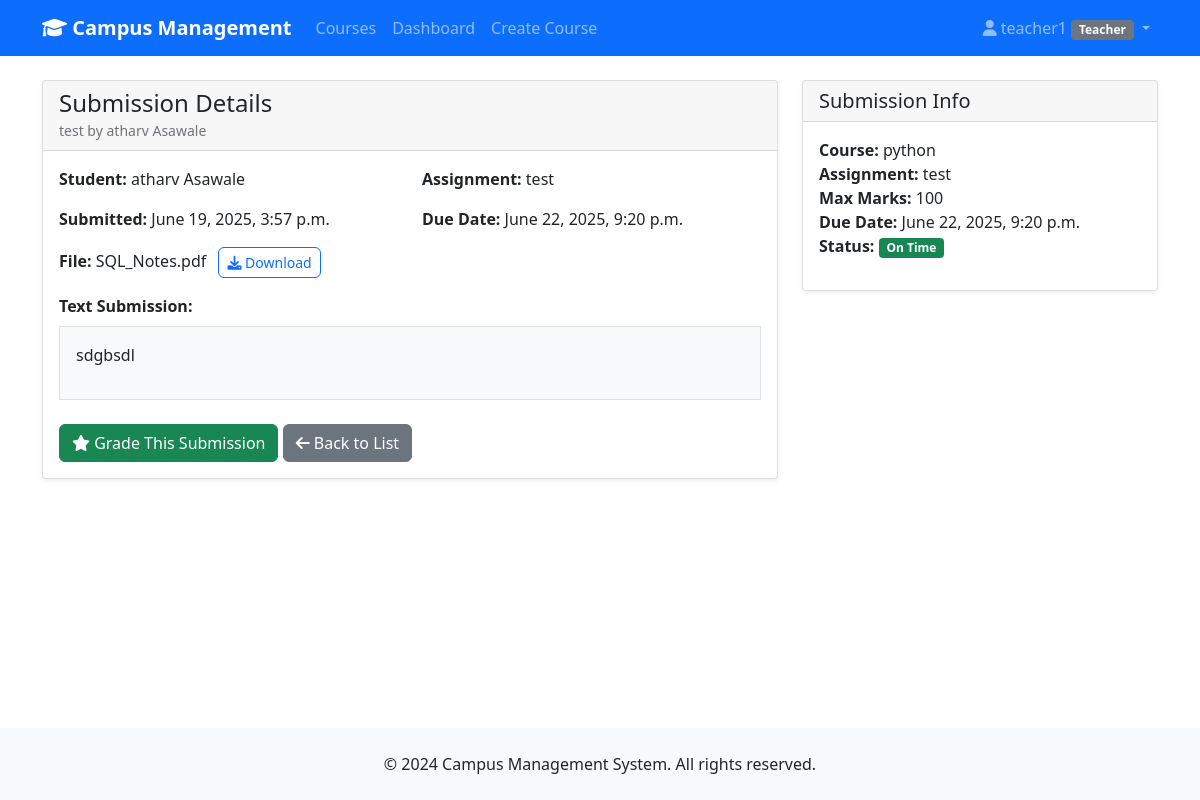
The app's page /submissions/assignment/1/submissions/1/ (signed in) with its own data.
### accounts/models.py (models this page shows, shortened)
class User(AbstractUser):
    ROLE_CHOICES = [
        ('student', 'Student'),
        ('teacher', 'Teacher'),
        ('admin', 'Admin'),
    ]
    role = models.CharField(max_length=10, choices=ROLE_CHOICES, default='student')
    phone = models.CharField(max_length=15, blank=True)
    address = models.TextField(blank=True)
    date_of_birth = models.DateField(null=True, blank=True)
    def is_student(self):
        return self.role == 'student' and not self.is_superuser
    def is_teacher(self):
        return self.role == 'teacher'and not self.is_superuser

### submissions/models.py (models this page shows, shortened)
class Submission(models.Model):
    student = models.ForeignKey(
        settings.AUTH_USER_MODEL,
        on_delete=models.CASCADE,
        related_name='submissions'
    )
    assignment = models.ForeignKey(
        Assignment,
        on_delete=models.CASCADE,
        related_name='submissions'
    )
    file = models.FileField(upload_to=submission_file_path)
    content = models.TextField(blank=True, help_text="Optional text submission")
    submitted_at = models.DateTimeField(auto_now_add=True)
    updated_at = models.DateTimeField(auto_now=True)
    class Meta:
        unique_together = ('student', 'assignment')
        ordering = ['-submitted_at']
    def filename(self):
        return os.path.basename(self.file.name) if self.file else None

### courses/models.py (models this page shows, shortened)
class Assignment(models.Model):
    course = models.ForeignKey(Course, on_delete=models.CASCADE, related_name='assignments')
    title = models.CharField(max_length=200)
    description = models.TextField()
    due_date = models.DateTimeField()
    max_marks = models.PositiveIntegerField(default=100)
    created_at = models.DateTimeField(auto_now_add=True)
    class Meta:
        ordering = ['due_date']

class Course(models.Model):
    title = models.CharField(max_length=200)
    description = models.TextField()
    teacher = models.ForeignKey(
        settings.AUTH_USER_MODEL,
        on_delete=models.CASCADE,
        related_name='taught_courses'
    )
    credits = models.PositiveIntegerField(validators=[MinValueValidator(1), MaxValueValidator(6)])
    start_date = models.DateField()
    end_date = models.DateField()
    max_students = models.PositiveIntegerField(default=30)
    created_at = models.DateTimeField(auto_now_add=True)
    class Meta:
        ordering = ['-created_at']

### submissions/views.py (the view)
class SubmissionDetailView(LoginRequiredMixin, DetailView):
    model = Submission
    template_name = 'submissions/submission_detail.html'
    context_object_name = 'submission'
    def get_object(self):
        return get_object_or_404(
            Submission,
            pk=self.kwargs['pk'],
            assignment__pk=self.kwargs['assignment_pk']
        )

### templates/submissions/submission_detail.html (shortened to what this page needs)
{% extends 'base.html' %}
{% block content %}
<div class="row">
    <div class="col-md-8">
        <div class="card">
            <div class="card-header">
                <h4 class="mb-0">Submission Details</h4>
                <small class="text-muted">{{ submission.assignment.title }} by {{ submission.student.get_full_name|default:submission.student.username }}</small>
            </div>
            <div class="card-body">
                <div class="row mb-3">
                    <div class="col-sm-6">
                        <strong>Student:</strong> {{ submission.student.get_full_name|default:submission.student.username }}
                    </div>
                    <div class="col-sm-6">
                        <strong>Assignment:</strong> {{ submission.assignment.title }}
                    </div>
                </div>
                <div class="row mb-3">
                    <div class="col-sm-6">
                        <strong>Submitted:</strong> {{ submission.submitted_at }}
                    </div>
                    <div class="col-sm-6">
                        <strong>Due Date:</strong> {{ submission.assignment.due_date }}
                    </div>
                </div>
                {% if submission.file %}
                    <div class="mb-3">
                        <strong>File:</strong> {{ submission.filename }}
                        <a href="{{ submission.file.url }}" class="btn btn-outline-primary btn-sm ms-2" target="_blank">
                            <i class="fas fa-download"></i> Download
                        </a>
                    </div>
                {% endif %}
                {% if submission.content %}
                    <div class="mb-3">
                        <strong>Text Submission:</strong>
                        <div class="border p-3 mt-2 bg-light">
                            {{ submission.content|linebreaks }}
                        </div>
                    </div>
                {% endif %}
                <div class="mt-4">
                    <a href="{% url 'courses:grade_assignment' submission.assignment.pk submission.student.pk %}" class="btn btn-success">
                        <i class="fas fa-star"></i> Grade This Submission
                    </a>
                    <a href="{% url 'submissions:submission_list' submission.assignment.pk %}" class="btn btn-secondary">
                        <i class="fas fa-arrow-left"></i> Back to List
                    </a>
                </div>
            </div>
        </div>
    </div>
    <div class="col-md-4">
        <div class="card">
            <div class="card-header">
                <h5 class="mb-0">Submission Info</h5>
            </div>
            <div class="card-body">
                <ul class="list-unstyled">
                    <li><strong>Course:</strong> {{ submission.assignment.course.title }}</li>
                    <li><strong>Assignment:</strong> {{ submission.assignment.title }}</li>
                    <li><strong>Max Marks:</strong> {{ submission.assignment.max_marks }}</li>
                    <li><strong>Due Date:</strong> {{ submission.assignment.due_date }}</li>
                    <li><strong>Status:</strong>
                        {% if submission.submitted_at > submission.assignment.due_date %}
                            <span class="badge bg-warning">Late Submission</span>
                        {% else %}
                            <span class="badge bg-success">On Time</span>
                        {% endif %}
                    </li>
                </ul>
            </div>
        </div>
    </div>
</div>
{% endblock %}

### templates/base.html (shortened to what this page needs)
<!DOCTYPE html>
<html lang="en">
<head>
    <link href="https://cdn.jsdelivr.net/npm/bootstrap@5.1.3/dist/css/bootstrap.min.css" rel="stylesheet">
    <link href="https://cdnjs.cloudflare.com/ajax/libs/font-awesome/6.0.0/css/all.min.css" rel="stylesheet">
</head>
<body>
    <nav class="navbar navbar-expand-lg navbar-dark bg-primary">
        <div class="container">
            <a class="navbar-brand" href="{% url 'home' %}">
                <i class="fas fa-graduation-cap"></i> Campus Management
            </a>
            <div class="collapse navbar-collapse" id="navbarNav">
                <ul class="navbar-nav me-auto">
                    <li class="nav-item">
                        <a class="nav-link" href="{% url 'courses:course_list' %}">Courses</a>
                    </li>
                    {% if user.is_authenticated %}
                        <li class="nav-item">
                            <a class="nav-link" href="{% url 'accounts:dashboard' %}">Dashboard</a>
                        </li>
                        {% if user.is_teacher or user.is_admin_user %}
                            <li class="nav-item">
                                <a class="nav-link" href="{% url 'courses:course_create' %}">Create Course</a>
                            </li>
                        {% endif %}
                    {% endif %}
                </ul>
                <ul class="navbar-nav">
                    {% if user.is_authenticated %}
                        <li class="nav-item dropdown">
                            <a class="nav-link dropdown-toggle" href="#" id="navbarDropdown" role="button" data-bs-toggle="dropdown">
                                <i class="fas fa-user"></i> {{ user.username }}
                                <span class="badge bg-secondary">{{ user.get_role_display }}</span>
                            </a>
                        </li>
                    {% endif %}
                </ul>
            </div>
        </div>
    </nav>
    <main class="container mt-4">
        {% block content %}
        {% endblock %}
    </main>
    <footer class="bg-light py-4 mt-5">
        <div class="container text-center">
            <p class="mb-0">&copy; 2024 Campus Management System. All rights reserved.</p>
        </div>
    </footer>
</body>
</html>

### templates/base.html (style rules this page uses)
.navbar-brand { font-weight: bold; }
.card { box-shadow: 0 0.125rem 0.25rem rgba(0, 0, 0, 0.075); border: 1px solid rgba(0, 0, 0, 0.125); }
.btn { border-radius: 0.375rem; }
.badge { font-size: 0.75em; }
footer { background-color: #f8f9fa; margin-top: auto; }
body { display: flex; flex-direction: column; min-height: 100vh; }
main { flex: 1; }

### records on screen
User: username "teacher1", role "Teacher"
Submission: assignment "test", student.get_full_name "atharv Asawale", submitted_at "June 19, 2025, 3:57 p.m.", assignment.due_date "June 22, 2025, 9:20 p.m.", filename "SQL_Notes.pdf", content "sdgbsdl", assignment.course "python", assignment.max_marks "100"
